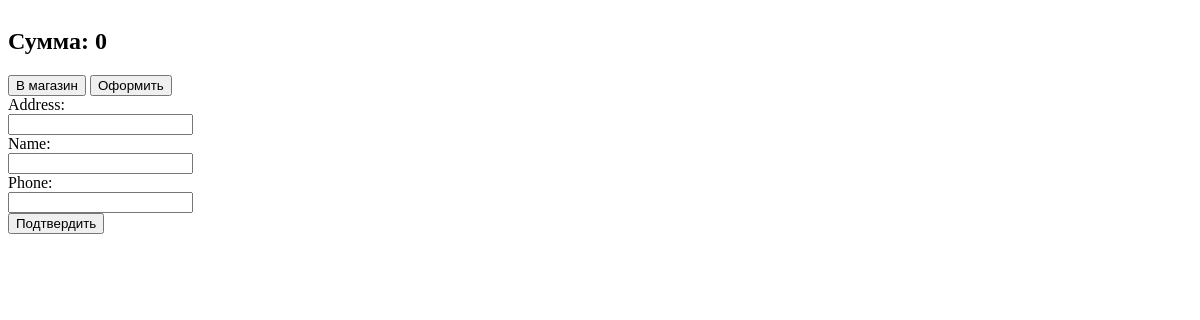
/cart/, run on an earlier commit of the app's database.
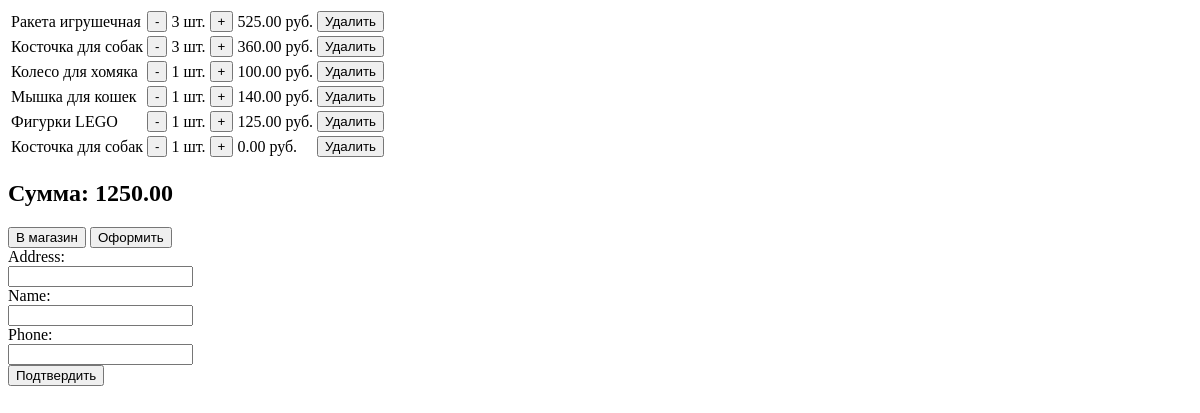
And on a later commit of the database.
### app/models.py (models this page shows, shortened)
class Korzina(models.Model):
    user = models.ForeignKey(User, on_delete=models.CASCADE, blank=True, null=True)
    tovar = models.ForeignKey(Tovar, on_delete=models.CASCADE)
    count = models.IntegerField()
    summa = models.DecimalField(decimal_places=2, max_digits=8)

class Tovar(models.Model):
    opis = models.CharField(max_length=500)
    price = models.IntegerField()
    image = models.CharField(max_length=500)
    skidka = models.FloatField(default=1)

### app/views.py (the view)
# urls.py: path('cart/', views.cart, name='cart'),
def cart(req):
    items = Korzina.objects.filter(user_id=req.user.id)
    myform = MyForm()
    summa = 0
    for i in items:
        summa += i.summa
    if req.POST:
        myform = MyForm(req.POST)
        if myform.is_valid():
            print('valid')
    data = {'items': items, 'summa': summa, 'form': myform}
    return render(req, 'cart.html', context=data)

### app/forms.py
class MyForm(forms.Form):
    address = forms.CharField()
    name = forms.CharField()
    phone = forms.CharField(validators=[RegexValidator('[+7][0-9]{10}', message='Неверный номер')])

### templates/cart.html (shortened to what this page needs)
<!DOCTYPE html>
{% load static %}
<html lang="en">
<head>
</head>
<body>
    <table>
        {% for i in items %}
            <tr>
                <td>{{ i.tovar.opis }}</td>
                <td><a href="{% url 'count' -1 i.id %}"><button>-</button></a></td>
                <td>{{ i.count }} шт.</td>
                <td><a href="{% url 'count' 1 i.id %}"><button>+</button></a></td>
                <td>{{ i.summa }} руб.</td>
                <td><a href="{% url 'del' i.id %}"><button>Удалить</button></a></td>
            </tr>
        {% endfor %}
    </table>
    <h2>Сумма: {{ summa }}</h2>
    <a href="{% url 'home' %}">
        <button>В магазин</button></a>
    <button id="fin">Оформить</button>
    <div>
        <form action="" novalidate method="post" id="forma1">
            {% for f in form %}
                <div>{{ f.label_tag }}</div>
                <div>{{ f }}</div>
            {% endfor %}
            <input type="submit" value="Подтвердить" id="myformbut">
        </form>
    </div>
</body>
</html>

What changed in the data, as far as the page shows it:
added Korzina: tovar.opis "Ракета игрушечная", count "3", summa "525.00"
added Korzina: tovar.opis "Косточка для собак", count "3", summa "360.00"
added Korzina: tovar.opis "Колесо для хомяка", count "1", summa "100.00"
added Korzina: tovar.opis "Мышка для кошек", count "1", summa "140.00"
added Korzina: tovar.opis "Фигурки LEGO", count "1", summa "125.00"
added Korzina: tovar.opis "Косточка для собак", count "1", summa "0.00"
Also different on the page:
{{ summa }}: "0" → "1250.00"
